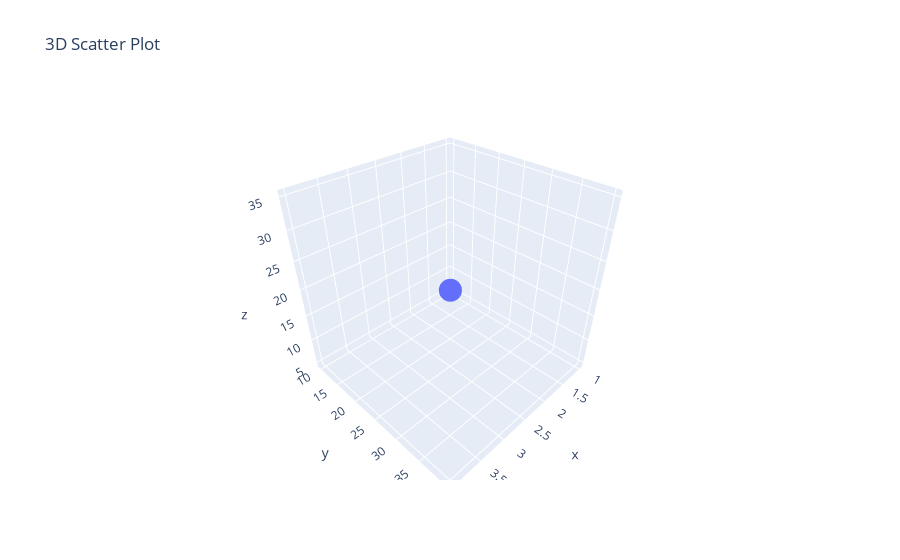

Here is the notebook cell this chart was saved with:
### Code cell
#13)Create a 3D scatter plot using Plotly
import plotly.express as px
import pandas as pd
df = pd.DataFrame({    'x': [1, 2, 3, 4],    'y': [10, 20, 30, 40],    'z': [5, 15, 25, 35]})
fig = px.scatter_3d(df, x='x', y='y', z='z', title='3D Scatter Plot')
fig.show()

### Figure 1 — Plotly figure (JSON) as saved in the notebook; plotly's stock layout.template omitted (floating-point values rounded to 4 significant figures)
{"data": [{"hovertemplate": "x=%{x}<br>y=%{y}<br>z=%{z}<extra></extra>", "legendgroup": "", "marker": {"color": "#636efa", "symbol": "circle"}, "mode": "markers", "name": "", "scene": "scene", "showlegend": false, "type": "scatter3d", "x": [1, 2, 3, 4], "y": [10, 20, 30, 40], "z": [5, 15, 25, 35]}], "layout": {"legend": {"tracegroupgap": 0}, "scene": {"domain": {"x": [0, 1], "y": [0, 1]}, "xaxis": {"title": {"text": "x"}}, "yaxis": {"title": {"text": "y"}}, "zaxis": {"title": {"text": "z"}}}, "title": {"text": "3D Scatter Plot"}}}
